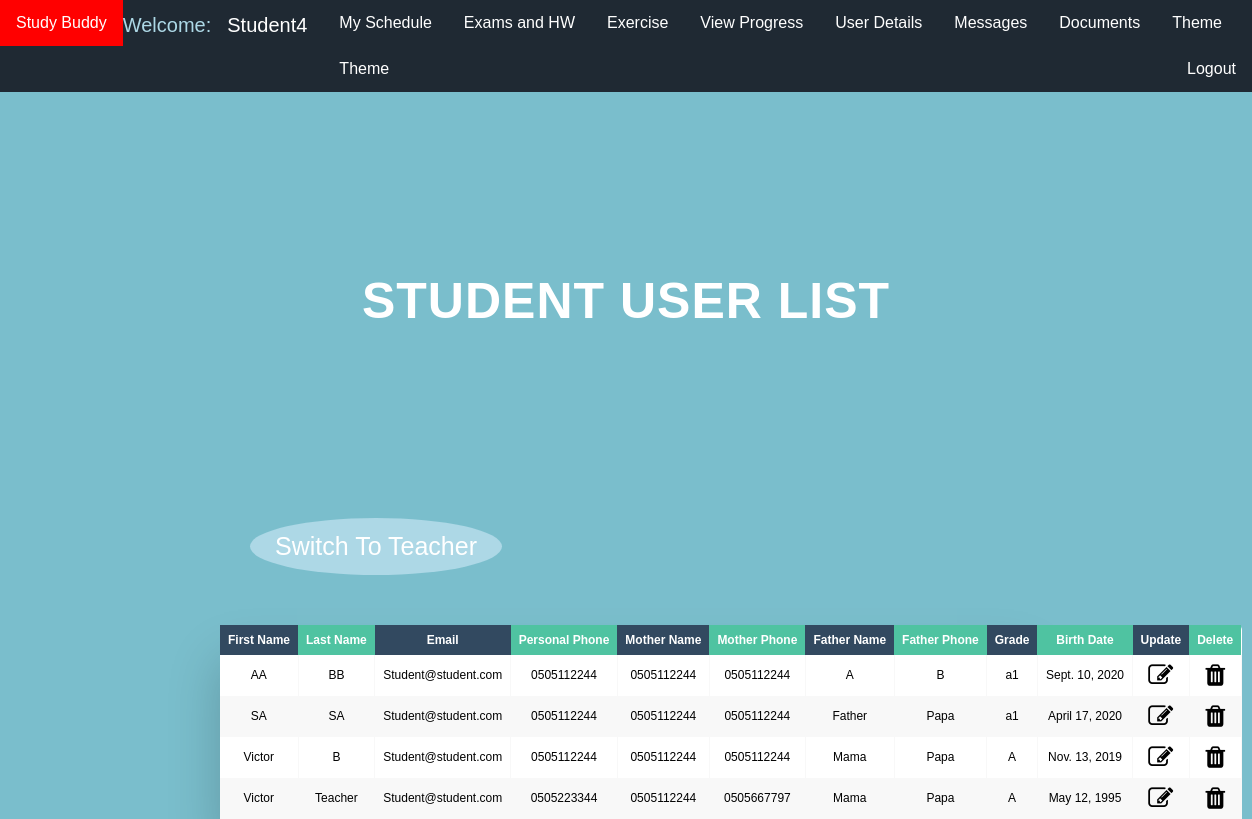
The page /school/user_details/ (signed in) on the database its author committed.
### StudyBuddy/models.py (models this page shows, shortened)
class StudentForm(models.Model):
    user = models.OneToOneField(User, null=True, on_delete=models.CASCADE)
    grade = models.CharField("grade", max_length=50)
    birth_date = models.DateField("Birth Date", blank=True)
    personalPhone = models.CharField("Personal Phone", max_length=10, blank=True)
    parentName_M = models.CharField("mother name", max_length=20)  # mother = _M
    parentPhone_M = models.CharField("mother phone", max_length=10)
    parentName_F = models.CharField("father name", max_length=20, blank=True)
    parentPhone_F = models.CharField("father phone", max_length=10, blank=True)
    theme = models.IntegerField(default=0)

### StudyBuddy/views.py (the view)
# urls.py: path("school/user_details/", views.get_users, name="user_details"),
def get_users(request):
    students = StudentExtra.objects.all()
    return render(request, '../templates/school/User_list.html', {'students': students})

### templates/school/User_list.html (shortened to what this page needs)
{% extends 'school/schoolHome.html' %}
{% load static %}
{% block title %}
    <head>
        <link type="text/css" rel="stylesheet" href="{% static 'styles/userList.css' %}" />
        <link rel="stylesheet" href="https://cdnjs.cloudflare.com/ajax/libs/font-awesome/4.7.0/css/font-awesome.min.css">
    </head>
    <h2 style="text-align: center; font-size: 50px">Student User List</h2>
{% endblock %}
{% block content %}
    <a class="switch-user-view" href="{% url 'teacher_details'  %}"> Switch To Teacher </a>
    <div id="student" class="table-wrapper">
        <table class="fl-table">
            <thead>
            <tr>
                <th>First Name</th>
                <th>Last Name</th>
                <th>Email</th>
                <th>Personal Phone</th>
                <th>Mother Name</th>
                <th>Mother Phone</th>
                <th>Father Name</th>
                <th>Father Phone</th>
                <th>Grade</th>
                <th>Birth Date</th>
                <th>Update</th>
                <th>Delete</th>
            </tr>
            </thead>
            <tbody>
            {% for s in students %}
                <tr>
                    <td> {{s.user.first_name }}</td>
                    <td> {{s.user.last_name}}</td>
                    <td> {{s.user.email }}</td>
                    <td> {{s.personalPhone}}</td>
                    <td> {{s.parentName_M}}</td>
                    <td> {{s.parentPhone_M}}</td>
                    <td> {{s.parentName_F}}</td>
                    <td> {{s.parentPhone_F}}</td>
                    <td> {{s.grade }}</td>
                    <td> {{s.birth_date}}</td>
                    <td><a class="" href="{% url 'student_update_from_school' s.id %}">  <i style="font-size: 25px; color: black" class="fa fa-edit"></i> </a></td>
                    <td><a class="" href="{% url 'delete-student-from-school' s.id  %}">  <i style="font-size: 25px; color: black" class="fa fa-trash"></i> </a></td>
                </tr>
            {% endfor %}
        </table>
    </div>
{% endblock %}

### templates/navbase.html (shortened to what this page needs)
{% load static %}
<!DOCTYPE html>
<html lang="en">
<head>
    <link id="myStyleSheet" type="text/css" href="{% static 'styles/navBase.css' %}" rel="stylesheet">
</head>
<body>
<nav style="width: 100%;">
    <ul>
        {% if user.is_authenticated %}
            {% if user.is_superuser %}
                <li><a href="{% url 'schoolHome' %}" class="navbar-brand">Study Buddy</a></li>
                <li style="font-size: 20px;color: lightblue;"> Welcome:<a href="{% url 'schoolHome' %}" class="dropbtn">{{user.username|title}}</a></li>
                <li><a href="{% url 'school_news' %}" class="news-btn">News</a></li>
                <li class="dropdown">
                <a href="javascript:void(0)" class="dropbtn">Register</a>
                <div class="dropdown-content">
                    <a class="reg-teacher-btn" type="submit" href="{% url 'register_teacher' %}">Teacher</a>
                    <a class="reg-student-btn" type="submit" href="{% url 'register_student' %}">Student</a>
                </div>
                </li>
                <li><a href="{% url 'user_details' %}" class="details-btn">User Details</a></li>
                <li><a href="#" class="progress-btn">Students Progress</a></li>
                <li><a href="#" class="schedule-btn">Schedule</a></li>
                <li class="dropdown">
                <a href="javascript:void(0)" class="dropbtn">Class</a>
                <div class="dropdown-content">
                    <a class="reg-teacher-btn" type="submit" href="{% url 'create_class' %}">Create Class</a>
                    <a class="reg-teacher-btn" type="submit" href="{% url 'view_class_list' %}">View Class List</a>
                </div>
                </li>
                <li class="dropdown">
                    <a href="javascript:void(0)" class="dropbtn">Messages</a>
                    <div class="dropdown-content">
                        <a class="view-msg-btn" type="submit" href="#">View User Messages</a>
                        <a class="send-msg-btn" type="submit" href="#">Send System Message</a>
                    </div>
                </li>
                <li><a href="#" class="documents-btn">Documents</a></li>
            {% else %}
                {% if user.is_staff %}
                    <li><a href="{% url 'teacherHome' %}" class="navbar-brand">Study Buddy</a></li>
                    <li style="font-size: 20px;color: lightblue"> Welcome:<a href="{% url 'teacherHome' %}" class="dropbtn">{{user.username|title}}</a></li>
                    <li><a href="{% url 'teacherSchedule' %}" class="schedule-btn">Schedule</a></li>
                    <li><a href="{% url 'view_t_classes' %}" class="my-classes-btn">My Classes</a></li>
                    <li><a href="{% url 'add_exercise' %}" class="add-exercise-btn">Add Exercise</a></li>
                    <li><a href="#" class="progress-btn">View Progress</a></li>
                    <li><a href="{% url 'teacher_update_from_teacher' user.id %}" class="details-btn">User Details</a></li>
                    <li class="dropdown">
                        <a href="javascript:void(0)" class="dropbtn">Messages</a>
                        <div class="dropdown-content">
                            <a class="view-msg-btn" type="submit" href="#">View Messages</a>
                            <a class="send-msg-btn" type="submit" href="#">Send Message</a>
                        </div>
                    </li>
                {% else %}
                    <li><a href="{% url 'studentHome' %}" class="navbar-brand">Study Buddy</a></li>
                    <li style="font-size: 20px;color: lightblue"> Welcome:<a href="{% url 'studentHome' %}" class="dropbtn">{{user.username|title}}</a></li>
                    <li><a href="{% url 'studentSchedule' %}" class="schedule-btn">My Schedule</a></li>
                    <li><a href="#" class="exams-hw-btn">Exams and HW</a></li>
                    <li><a href="#" class="exercise-btn">Exercise</a></li>
                    <li><a href="#" class="progress-btn">View Progress</a></li>
                    <li><a href="{% url 'student_update_from_student' user.id %}" class="details-btn">User Details</a></li>
                    <li class="dropdown">
                        <a href="javascript:void(0)" class="dropbtn">Messages</a>
                    </li>
                    <li><a href="#" class="documents-btn">Documents</a></li>
                    <li><a href="#" class="theme-btn">Theme</a></li>
                {% endif %}
            {% endif %}
        {% else %}
            <li><a href="{% url 'home' %}" class="navbar-brand">Study Buddy</a></li>
        {% endif %}
        <li class="dropdown">
            <a href="javascript:void(0)" class="dropbtn">Theme</a>
        </li>
        {% if not user.is_authenticated %}
            <div class="login-logout-btn-container">
                <li> <a type="submit" class="login-btn" href="{% url 'login' %}">Login</a> </li>
            </div>
        {% else %}
            <div class="login-logout-btn-container">
                <li>  <a type="submit" class="logout-btn" href="{% url 'logout' %}">Logout</a> </li>
            </div>
        {% endif %}
    </ul>
</nav>
</body>
</html>

### static/styles/navbase.css (style rules this page uses)
body { background-size: cover; margin: 0; background: #7abecc !important; }
ul { list-style-type: none; margin: 0; padding: 0; overflow: hidden; background-color: #1F2933; }
li { float: left; }
li a, .dropbtn { display: inline-block; color: white; text-align: center; padding: 14px 16px; text-decoration: none; }
li.dropdown { display: inline-block; }
nav { display: inline; }
.login-logout-btn-container { float: right; }

### static/styles/schoolStyles/schoolHome.css (style rules this page uses)
html { margin: 0; padding: 0; height: 100%; background: #7abecc !important; }
body { background: #7abecc !important; }
* { box-sizing: border-box; }
table { width: 100%; }
th { width: 30%; }

### static/styles/userList.css (style rules this page uses)
* { box-sizing: border-box; -webkit-box-sizing: border-box; -moz-box-sizing: border-box; }
body { font-family: Helvetica; -webkit-font-smoothing: antialiased; background: rgba( 71, 147, 227, 1); }
h2 { text-align: center; font-size: 18px; text-transform: uppercase; letter-spacing: 1px; color: white; padding: 30px 0; }
.table-wrapper { margin: 10px 70px 70px; box-shadow: 0px 35px 50px rgba( 0, 0, 0, 0.2 ); margin-top: 50px; }
.fl-table { border-radius: 5px; font-size: 12px; font-weight: normal; border: none; border-collapse: collapse; width: 100%; max-width: 100%; white-space: nowrap; background-color: white; }
.fl-table td, .fl-table th { text-align: center; padding: 8px; width: 5%; }
.fl-table td { border-right: 1px solid #f8f8f8; font-size: 12px; }
.fl-table thead th { color: #ffffff; background: #4FC3A1; }
.fl-table thead th:nth-child(odd) { color: #ffffff; background: #324960; }
.fl-table tr:nth-child(even) { background: #F8F8F8; }
.switch-user-view { background-color: lightblue; color: white; padding: 14px 25px; text-align: center; text-decoration: none; display: inline-block; border-radius: 50%; margin-left: 100px; }

### rows shown on the page
StudentForm: user.first_name "AA", user.last_name "BB", user.email "Student@student.com", personalPhone "0505112244", parentName_M "0505112244", parentPhone_M "0505112244", parentName_F "A", parentPhone_F "B", grade "a1", birth_date "Sept. 10, 2020"
StudentForm: user.first_name "SA", user.last_name "SA", user.email "Student@student.com", personalPhone "0505112244", parentName_M "0505112244", parentPhone_M "0505112244", parentName_F "Father", parentPhone_F "Papa", grade "a1", birth_date "April 17, 2020"
StudentForm: user.first_name "Victor", user.last_name "B", user.email "Student@student.com", personalPhone "0505112244", parentName_M "0505112244", parentPhone_M "0505112244", parentName_F "Mama", parentPhone_F "Papa", grade "A", birth_date "Nov. 13, 2019"
StudentForm: user.first_name "Victor", user.last_name "Teacher", user.email "Student@student.com", personalPhone "0505223344", parentName_M "0505112244", parentPhone_M "0505667797", parentName_F "Mama", parentPhone_F "Papa", grade "A", birth_date "May 12, 1995"

### other values the page prints
{{ user.username|title }} "Student4"
